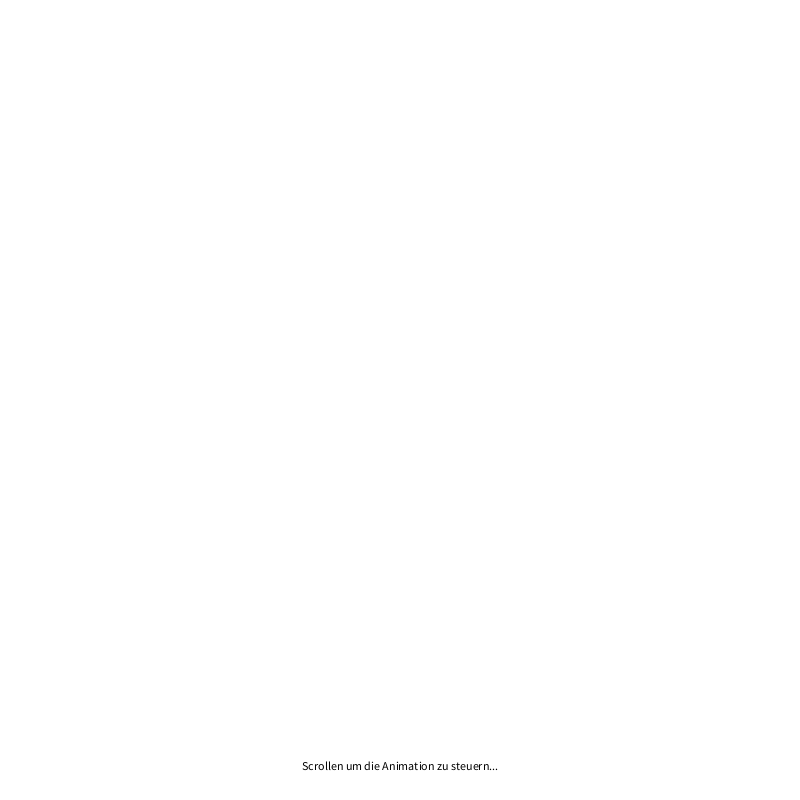
Frame 1 (no input)
Frame 60 (the mouse pressed at the canvas centre just before this capture): identical to frame 1, image omitted
Frame 120 (the mouse held since frame 60 and released just before this capture): identical to frame 1, image omitted

The Processing sketch that drew this single still picture (run headless with seeded random() and noise(); from frame 60 on, the mouse is pressed at the canvas centre):

// Processing sketch: SV03_05_Zustaende
// ── SV03_05_Zustaende.pde
float fortschritt = 0;

void setup() {
  size(800, 800);
  noStroke();
}


void draw() {
  background(255);
  fill(0);

  String infoText = "Scrollen um die Animation zu steuern...";
  text(infoText, (width-textWidth(infoText))/2, height-30);

  // BEREICH: 0% - 100%
  // ---------------------------------------------------------------------------------------------------------
  float kreisGroesse = width*0.2;
  // Abhängig vom Fortschritt zwischen 0% und 25%: Zwischen Schwarz und Blau die Füllfarbe wählen
  fill(map(fortschritt, 0, 25, 0, 240), 59, 66);
  // Der Kreis wird im Bereich zwischen 0% und 25% gefüllt.
  // Die Map-Funktion gibt zwischen 0% und 25% also Werte zwischen 0° und 360° Kreisradius aus
  arc(width/2, height/2, kreisGroesse, kreisGroesse, 0, radians(map(fortschritt, 0, 25, 0, 360)));


  // BEREICH: 25% - 50%
  // ---------------------------------------------------------------------------------------------------------
  if (fortschritt >= 25) {
    textSize(40);
    // Deckkraft, abhängig vom Fortschritt zwischen 25% (transparent) und 50% (100% Deckkraft) setzen
    fill(0, map(fortschritt, 25, 50, 0, 255));
    // Die X-Position des Textes wird durch den Fortschritt gesteuert
    text("Daten", width/2+map(fortschritt, 25, 50, 50, 120), height/2);

    textSize(12);
    // Die X-Position des Textes wird durch den Fortschritt gesteuert
    // Die Werte sind allerdings leicht versetzt. So entsteht ein kleiner Parallax-Effekt
    text("Lorem ipsum dolor sit", width/2+map(fortschritt, 25, 50, 30, 120), height/2+12);
  }


  // BEREICH: 50% - 100%
  // ---------------------------------------------------------------------------------------------------------
  if (fortschritt >= 50) {
    fill(240, 59, 66);
    // Ab 50% zeichnen wir einen Kreis der immer größer wird. Bis er den Bildschirm ganz füllt
    kreisGroesse = map(fortschritt, 50, 100, width*0.2, width*2);
    ellipse(width/2, height/2, kreisGroesse, kreisGroesse);
  }


  // BEREICH: 75% - 100%
  // ---------------------------------------------------------------------------------------------------------
  if (fortschritt >= 75) {
    // GROSSER TEXT "DATEN"
    textSize(100);
    // Deckkraft, abhängig vom Fortschritt zwischen 75% (transparent) und 100% (100% Deckkraft) setzen
    fill(37, 26, 6, map(fortschritt, 75, 100, 0, 255));
    String anzeigeText = round(fortschritt)+"%";

    // Mit der Funktion textWidth() kann man die Breite des Textes in Pixeln errechnen.
    // Zieht man die errechnete Textbreite von der Breite des Bildschirms ab und teilt dies durch die Zahl 2,
    // so positioniert man den Text horizontal zentriert
    text(anzeigeText, (width-textWidth(anzeigeText))/2, height/2);

    
    // PROZENTUALE TEXT-ANZEIGE
    // Text zeigt die Variable <fortschritt> an.
    // Die Zentrierung funktioniert wie oben beschrieben
    textSize(18);
    anzeigeText = "Fortschritt";
    text(anzeigeText, (width-textWidth(anzeigeText))/2, height/2+30);


    // FORTSCHRITTSBALKEN
    // Abhängig vom Fortschritt zeichnen wir einen Balken von der Mitte aus
    // Die Zentrierung funktioniert inhaltlich wie auch beim Text: Breite des Balkens von der Fensterbreite abziehen und durch 2 teilen
    float rechteckBreite = map(fortschritt, 75, 100, 0, width);
    rect((width-rechteckBreite)/2, height/2+50, rechteckBreite, 5);


    // GRID
    // Grid als Overlay zeichnen
    fill(255, map(fortschritt, 75, 100, 0, 255));
    PVector grid = new PVector(10,10);
    float elementGroesse = map(fortschritt,75,100,2,10);
    for (int x = 1; x < grid.x; x++) {
      for (int y = 1; y < grid.y; y++) {
        PVector abstand = new PVector(width/grid.x, height/grid.y);
        noStroke();
        ellipse(abstand.x*x, abstand.y*y, elementGroesse, elementGroesse);
      }
    }
  }
}


float mausSensitivitaet = 0.1; // Wie sensibel reagiert das System auf die Scroll-Geste? Kleinere Werte = weniger sensibel
void mouseWheel(MouseEvent event) {
  float aenderungDurchMaus = event.getCount() * mausSensitivitaet;
  if (fortschritt+aenderungDurchMaus >= 0 && fortschritt+aenderungDurchMaus <= 100) {
    fortschritt += aenderungDurchMaus;
  }
}
